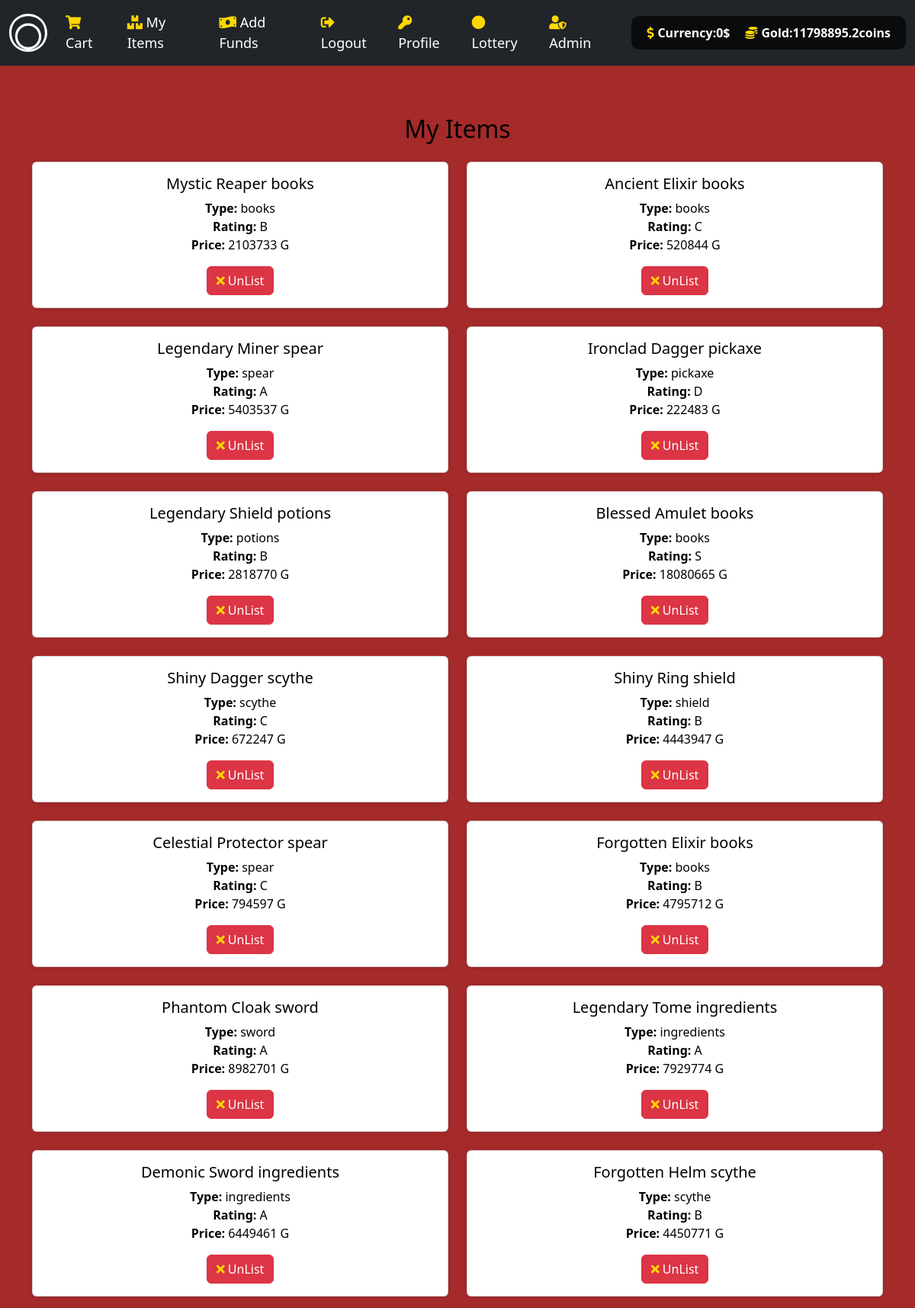
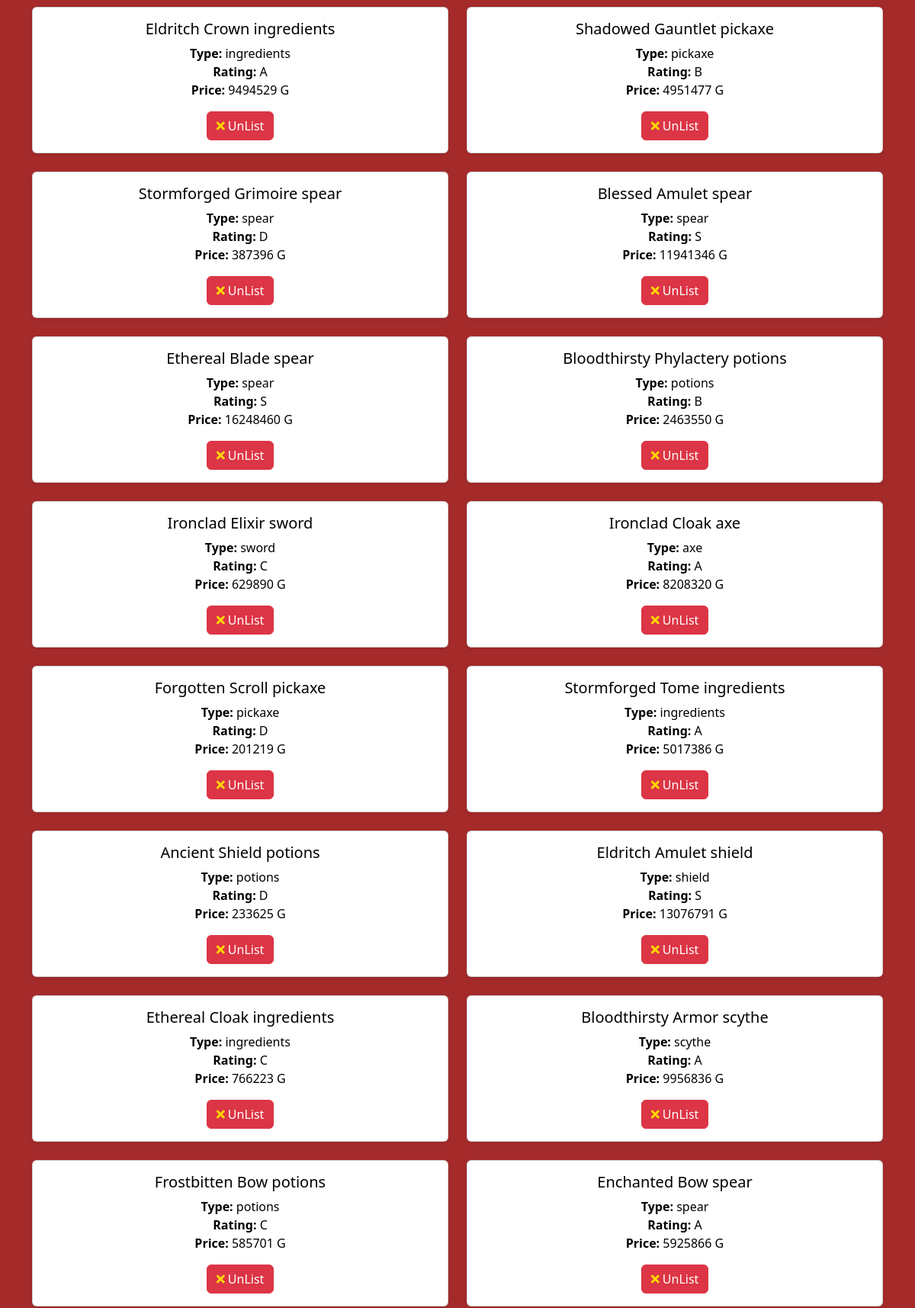
/objs (signed in, upper part), run on the app's committed database (2 pictures, top to bottom).
### tables this page shows
CREATE TABLE user_store(ID int PRIMARY KEY,Funds int,Gold int);

CREATE TABLE object(Object_ID int PRIMARY KEY,
Object_Name varchar(100),
Object_type varchar(20),
listing varchar(2),
rating varchar(1),
price int,
image_src varchar(1000));

### main.py (the view)
@app.get("/objs")
@login_required
async def my_items_get(request: Request):
    user = request.session.get("user")
    items = my_unlisted_objects(user)
    L = balance_checker(user)
    L = list(L[0])
    if request.headers.get('x-requested-with') == 'XMLHttpRequest':
        return JSONResponse({"items": items, "cash": L[0], "cashG": L[1]})
    return templates.TemplateResponse("MyItems.html", {"request": request, "user": user, "items": items, "cash": L[0], "cashG": L[1]})

### templates/MyItems.html (shortened to what this page needs)
{% extends "layout.html" %}
{% block main %}
<div class="container mt-3">
    <h2 class="mb-4 text-center">My Items</h2>
    <div class="row" id="items-container">
        {% for i in items %}
        <div class="col-md-6 mb-4">
            <div class="card shadow-sm h-100">
                <div class="card-body">
                    <h5 class="card-title">{{ i[1] }}</h5>
                    <p class="card-text">
                        <strong>Type:</strong> {{ i[2] }}<br>
                        <strong>Rating:</strong> {{ i[4] }}<br>
                        <strong>Price:</strong> {{ i[5] }} G
                    </p>
                    {% if i[3] == "UL" %}
                    <form class="list-form" action="{{ url_for('lister_user', ID=i[0]) }}" method="post">
                        <button type="submit" class="btn btn-success btn-block">
                            <i class="fas fa-list"></i> List
                        </button>
                    </form>
                    <form class="purge-form" action="{{ url_for('scatter_purge', ID=i[0]) }}" method="post">
                        <button type="submit" class="btn btn-danger btn-block">
                            <i class="fas fa-times"></i> Purge
                        </button>
                    </form>
                    {% else %}
                    <form class="unlist-form" action="{{ url_for('unlister_user', ID=i[0]) }}" method="post">
                        <button type="submit" class="btn btn-danger btn-block">
                            <i class="fas fa-times"></i> UnList
                        </button>
                    </form>
                    {% endif %}
                </div>
            </div>
        </div>
        {% endfor %}
    </div>
</div>
{% endblock %}

### templates/layout.html (shortened to what this page needs)
<!DOCTYPE html>
<html lang="en">
<head>
    <link href="https://cdn.jsdelivr.net/npm/bootstrap@5.2.3/dist/css/bootstrap.min.css" rel="stylesheet">
    <link href="https://cdnjs.cloudflare.com/ajax/libs/font-awesome/5.15.1/css/all.min.css" rel="stylesheet">
    <link href="/static/CSSS.css" rel="stylesheet">
</head>
<body>
    <nav class="navbar navbar-expand-lg navbar-dark bg-dark">
        <div class="container-fluid">
            <a class="navbar-brand" href="/">
            </a>
            <div class="collapse navbar-collapse" id="mynavbar">
                {% if user %}
                <ul class="navbar-nav me-auto">
                    <li class="nav-item"><a class="nav-link" href="/cart"><i class="fas fa-shopping-cart"></i> Cart</a></li>
                    <li class="nav-item"><a class="nav-link" href="/objs"><i class="fas fa-boxes"></i> My Items</a></li>
                    <li class="nav-item"><a class="nav-link" href="/buy"><i class="fas fa-money-bill-wave"></i> Add Funds</a></li>
                    <li class="nav-item"><a class="nav-link" href="/logout"><i class="fas fa-sign-out-alt"></i> Logout</a></li>
                    <li class="nav-item"><a class="nav-link" href="/profile"><i class="fas fa-key"></i> Profile </a></li>
                    <li class="nav-item"><a class="nav-link" href="/lottery-wheel"><i class="fas fa-circle"></i> Lottery</a></li>
                    {% if user == 1 %}
                    <li class="nav-item"><a class="nav-link" href="/admin"><i class="fas fa-user-shield"></i> Admin</a></li>
                    {% endif %}
                </ul>
                <div class="balance-widget">
                    <div class="value">
                        <i class="fas fa-dollar-sign"></i> Currency: <span id="cash">{{ cash }}</span> $
                    </div>
                    <div class="value">
                        <i class="fas fa-coins"></i> Gold: <span id="cashG">{{ cashG }}</span> coins
                    </div>
                </div>
                {% else %}
                <ul class="navbar-nav me-auto">
                    <li class="nav-item"><a class="nav-link" href="/register"><i class="fas fa-user-plus"></i> Register</a></li>
                    <li class="nav-item"><a class="nav-link" href="/login"><i class="fas fa-sign-in-alt"></i> Login</a></li>
                </ul>
                {% endif %}
            </div>
        </div>
    </nav>
    <main class="container-fluid py-5 text-center main-content">
        {% block main %}{% endblock %}
    </main>
</body>
</html>

### templates/layout.html (style rules this page uses)
body { background-color: brown; background-size: cover; background-position: center; background-repeat: repeat; height: 100vh; color: white; }
.navbar-brand img, .navbar-brand svg { height: 50px; }
.balance-widget { background-color: rgba(0, 0, 0, 0.7); border-radius: 10px; padding: 10px; margin-left: 15px; display: flex; align-items: center; justify-content: center; color: white; }
.balance-widget .value { margin: 0 10px; font-weight: bold; display: flex; align-items: center; }
.balance-widget i { margin-right: 5px; }
.navbar-nav .nav-link { color: white; font-size: 18px; margin-right: 10px; }
.main-content { padding: 20px; border-radius: 10px; color: black; }
.fas, .far { color: #ffd700; }

### data on the page
user_store: Gold "11798895.2"
object: Object_Name "Mystic Reaper books", Object_type "books", rating "B", price "2103733"
object: Object_Name "Ancient Elixir books", Object_type "books", rating "C", price "520844"
object: Object_Name "Legendary Miner spear", Object_type "spear", rating "A", price "5403537"
object: Object_Name "Ironclad Dagger pickaxe", Object_type "pickaxe", rating "D", price "222483"
object: Object_Name "Legendary Shield potions", Object_type "potions", rating "B", price "2818770"
object: Object_Name "Blessed Amulet books", Object_type "books", rating "S", price "18080665"
object: Object_Name "Shiny Dagger scythe", Object_type "scythe", rating "C", price "672247"
object: Object_Name "Shiny Ring shield", Object_type "shield", rating "B", price "4443947"
object: Object_Name "Celestial Protector spear", Object_type "spear", rating "C", price "794597"
object: Object_Name "Forgotten Elixir books", Object_type "books", rating "B", price "4795712"
object: Object_Name "Phantom Cloak sword", Object_type "sword", rating "A", price "8982701"
object: Object_Name "Legendary Tome ingredients", Object_type "ingredients", rating "A", price "7929774"
object: Object_Name "Demonic Sword ingredients", Object_type "ingredients", rating "A", price "6449461"
object: Object_Name "Forgotten Helm scythe", Object_type "scythe", rating "B", price "4450771"
object: Object_Name "Eldritch Crown ingredients", Object_type "ingredients", rating "A", price "9494529"
object: Object_Name "Shadowed Gauntlet pickaxe", Object_type "pickaxe", rating "B", price "4951477"
object: Object_Name "Stormforged Grimoire spear", Object_type "spear", rating "D", price "387396"
object: Object_Name "Blessed Amulet spear", Object_type "spear", rating "S", price "11941346"
object: Object_Name "Ethereal Blade spear", Object_type "spear", rating "S", price "16248460"
object: Object_Name "Bloodthirsty Phylactery potions", Object_type "potions", rating "B", price "2463550"
object: Object_Name "Ironclad Elixir sword", Object_type "sword", rating "C", price "629890"
object: Object_Name "Ironclad Cloak axe", Object_type "axe", rating "A", price "8208320"
object: Object_Name "Forgotten Scroll pickaxe", Object_type "pickaxe", rating "D", price "201219"
object: Object_Name "Stormforged Tome ingredients", Object_type "ingredients", rating "A", price "5017386"
object: Object_Name "Ancient Shield potions", Object_type "potions", rating "D", price "233625"
object: Object_Name "Eldritch Amulet shield", Object_type "shield", rating "S", price "13076791"
object: Object_Name "Ethereal Cloak ingredients", Object_type "ingredients", rating "C", price "766223"
object: Object_Name "Bloodthirsty Armor scythe", Object_type "scythe", rating "A", price "9956836"
object: Object_Name "Frostbitten Bow potions", Object_type "potions", rating "C", price "585701"
object: Object_Name "Enchanted Bow spear", Object_type "spear", rating "A", price "5925866"

### other printed values
{{ cash }} "0"
